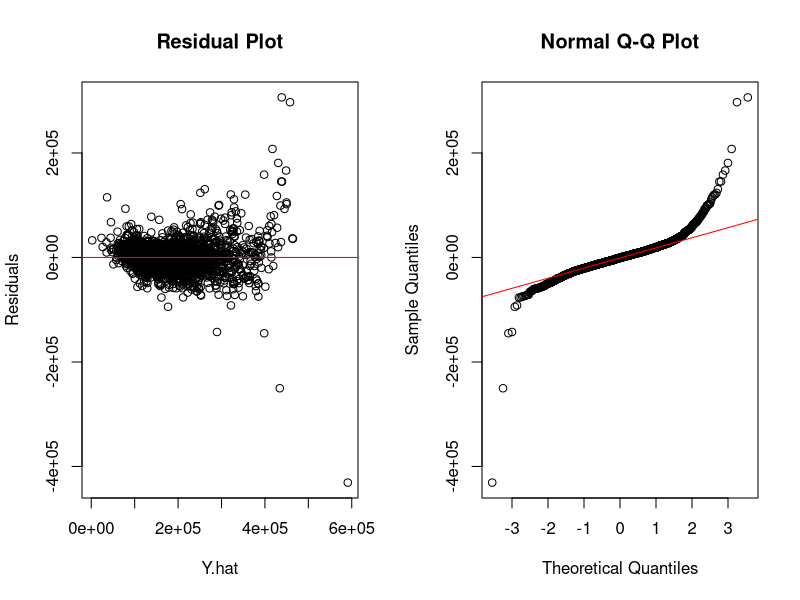
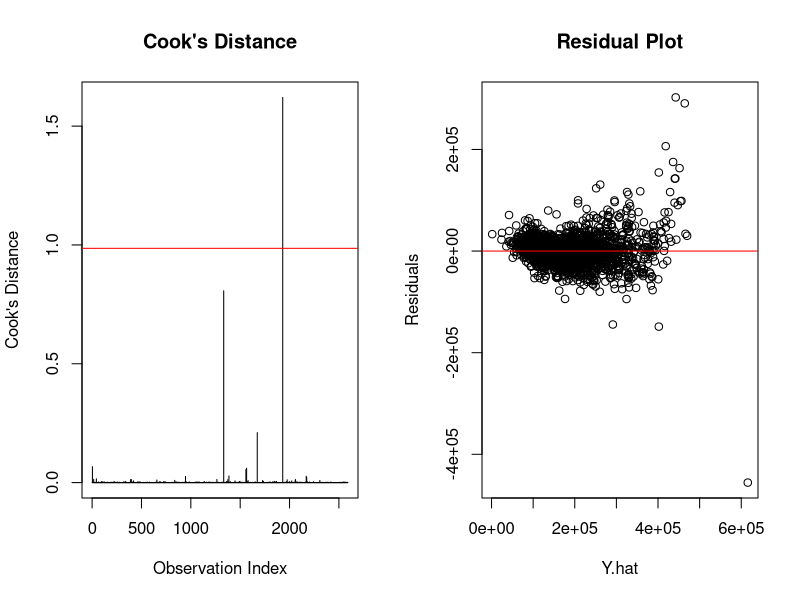
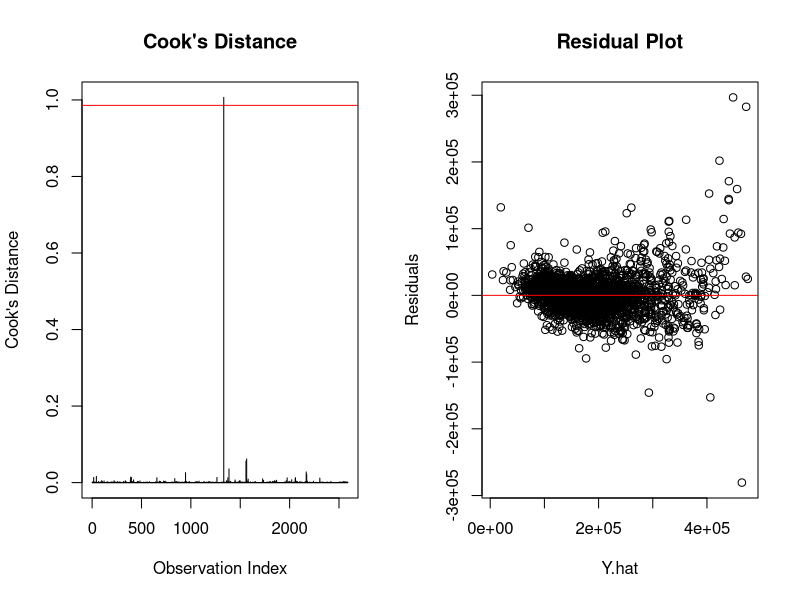

Here is the R script that generated these plots, in order: (Note: this script raises an error after producing the figures.)
# ------------------------------------
# Regression Assumptions for BIC Model
# ------------------------------------
ames.train = read.csv("data/ames_fully_cleaned.csv", header=TRUE)

bic.model = lm(SalePrice ~ Lot.Area + Lot.Config + Land.Slope + Neighborhood + 
                 Condition.1 + Bldg.Type + Overall.Qual + Overall.Cond + Exter.Qual + 
                 Foundation + Bsmt.Qual + Total.Bsmt.SF + Bsmt.Full.Bath + 
                 Full.Bath + Half.Bath + Kitchen.AbvGr + Kitchen.Qual + TotRms.AbvGrd + 
                 Fireplaces + Garage.Area + Wood.Deck.SF + Screen.Porch + 
                 Misc.Val, data=ames.train)

summary(bic.model) #adj r^2 = 0.885

par(mfrow = c(1,2))
# Residual plot
plot(resid(bic.model)~fitted(bic.model), xlab="Y.hat", ylab="Residuals", main = "Residual Plot")
abline(h=0, col="red")

# Normality
qqnorm(resid(bic.model))
qqline(resid(bic.model), col = "red")



# Outliers
par(mfrow = c(1,2))

cooks <- cooks.distance(bic.model)
n <- nrow(ames.train)
p <- length(coef(bic.model))


# 50th percentile of F distribution
cutoff <- qf(0.50, df1 = p, df2 = n - p)

plot(cooks, type = "h",
  main = "Cook's Distance",
  ylab = "Cook's Distance",
  xlab = "Observation Index"
)
abline(h=cutoff, col="red")

ames.train.clean <- ames.train[-c(1931), ]

new.bic.model <- lm( formula(bic.model), data = ames.train.clean)


plot(resid(new.bic.model)~fitted(new.bic.model), xlab="Y.hat", ylab="Residuals", main = "Residual Plot")
abline(h=0, col="red")

# Outlier 2
cooks <- cooks.distance(new.bic.model)
n <- nrow(ames.train.clean)
p <- length(coef(new.bic.model))


# 50th percentile of F distribution
cutoff <- qf(0.50, df1 = p, df2 = n - p)

plot(cooks, type = "h",
     main = "Cook's Distance",
     ylab = "Cook's Distance",
     xlab = "Observation Index"
)
abline(h=cutoff, col="red")

ames.train.clean <- ames.train[-c(1333), ]

new.bic.model <- lm( formula(bic.model), data = ames.train.clean)


plot(resid(new.bic.model)~fitted(new.bic.model), xlab="Y.hat", ylab="Residuals", main = "Residual Plot")
abline(h=0, col="red")

summary(new.bic.model)



library(MASS)
bc = boxcox(new.bic.model)
bc$x[which.max(bc$y)] #0.26

new.bic.model = lm(SalePrice^0.18 ~ Lot.Area + Lot.Config + Land.Slope + Neighborhood + 
                     Condition.1 + Bldg.Type + Overall.Qual + Overall.Cond + Exter.Qual + 
                     Foundation + Bsmt.Qual + Total.Bsmt.SF + Bsmt.Full.Bath + 
                     Full.Bath + Half.Bath + Kitchen.AbvGr + Kitchen.Qual + TotRms.AbvGrd + 
                     Fireplaces + Garage.Area + Wood.Deck.SF + Screen.Porch + 
                     Misc.Val, data=ames.train.clean)

summary(new.bic.model)

# Resid plot
plot(resid(new.bic.model)~fitted(new.bic.model), xlab="Y.hat", ylab="Residuals")
abline(h=0, col="red")

# FINAL
qqnorm(resid(new.bic.model))
qqline(resid(new.bic.model), col = "red")
